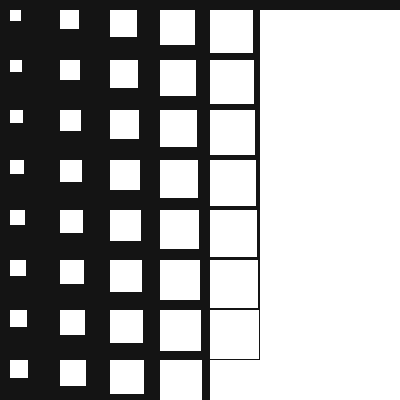
Frame 1 (no input)
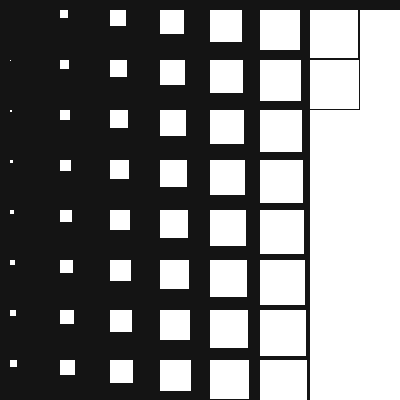
Frame 60 (no input)
Frame 120 (the mouse pressed at the canvas centre since frame 60): identical to frame 60, image omitted

The p5.js sketch that drew these frames (run headless with seeded random() and noise() and a simulated clock; from frame 60 on, the mouse is pressed at the canvas centre):

// p5.js sketch
// ── sketch.js
let s =10
function setup() {
  createCanvas(400, 400);

}

function draw() {

  background(20);
  noStroke()
  for (let a = 10; a < 400; a += 50) {
    for (let b = 10; b < 400; b += 50) {
      if(a>100 || s<30){
        s++
      
      } else {
        s=0
      }
        rect(a, b, s, s);
    }


  }

}
